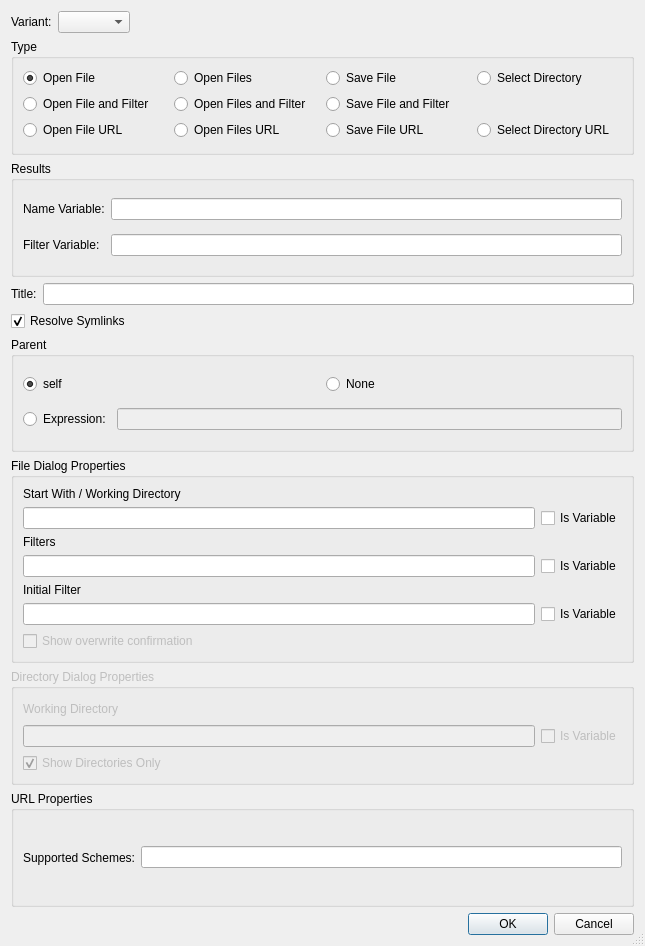
<?xml version="1.0" encoding="UTF-8"?>
<ui version="4.0">
 <class>FileDialogWizardDialog</class>
 <widget class="QDialog" name="FileDialogWizardDialog">
  <property name="geometry">
   <rect>
    <x>0</x>
    <y>0</y>
    <width>645</width>
    <height>946</height>
   </rect>
  </property>
  <property name="windowTitle">
   <string>QFileDialog Wizard</string>
  </property>
  <property name="sizeGripEnabled">
   <bool>true</bool>
  </property>
  <layout class="QVBoxLayout" name="verticalLayout">
   <item>
    <layout class="QHBoxLayout" name="horizontalLayout">
     <item>
      <widget class="QLabel" name="label">
       <property name="text">
        <string>Variant:</string>
       </property>
      </widget>
     </item>
     <item>
      <widget class="QComboBox" name="pyqtComboBox"/>
     </item>
     <item>
      <spacer name="horizontalSpacer">
       <property name="orientation">
        <enum>Qt::Horizontal</enum>
       </property>
       <property name="sizeHint" stdset="0">
        <size>
         <width>40</width>
         <height>20</height>
        </size>
       </property>
      </spacer>
     </item>
    </layout>
   </item>
   <item>
    <widget class="QGroupBox" name="typeGroupBox">
     <property name="title">
      <string>Type</string>
     </property>
     <layout class="QGridLayout" name="gridLayout">
      <item row="0" column="0">
       <widget class="QRadioButton" name="rOpenFile">
        <property name="toolTip">
         <string>Select to create an 'Open File' dialog</string>
        </property>
        <property name="text">
         <string>Open File</string>
        </property>
        <property name="checked">
         <bool>true</bool>
        </property>
       </widget>
      </item>
      <item row="0" column="1">
       <widget class="QRadioButton" name="rOpenFiles">
        <property name="toolTip">
         <string>Select to create an 'Open Files' dialog</string>
        </property>
        <property name="text">
         <string>Open Files</string>
        </property>
       </widget>
      </item>
      <item row="0" column="2">
       <widget class="QRadioButton" name="rSaveFile">
        <property name="toolTip">
         <string>Select to create a 'Save File' dialog</string>
        </property>
        <property name="text">
         <string>Save File</string>
        </property>
       </widget>
      </item>
      <item row="0" column="3">
       <widget class="QRadioButton" name="rDirectory">
        <property name="toolTip">
         <string>Select to create a 'Select Directory' dialog</string>
        </property>
        <property name="text">
         <string>Select Directory</string>
        </property>
       </widget>
      </item>
      <item row="1" column="0">
       <widget class="QRadioButton" name="rfOpenFile">
        <property name="toolTip">
         <string>Select to create an 'Open File' dialog capturing the selected filter</string>
        </property>
        <property name="text">
         <string>Open File and Filter</string>
        </property>
        <property name="checked">
         <bool>false</bool>
        </property>
       </widget>
      </item>
      <item row="1" column="1">
       <widget class="QRadioButton" name="rfOpenFiles">
        <property name="toolTip">
         <string>Select to create an 'Open Files' dialog capturing the selected filter</string>
        </property>
        <property name="text">
         <string>Open Files and Filter</string>
        </property>
       </widget>
      </item>
      <item row="1" column="2">
       <widget class="QRadioButton" name="rfSaveFile">
        <property name="toolTip">
         <string>Select to create a 'Save File' dialog capturing the selected filter</string>
        </property>
        <property name="text">
         <string>Save File and Filter</string>
        </property>
       </widget>
      </item>
      <item row="2" column="0">
       <widget class="QRadioButton" name="rOpenFileUrl">
        <property name="toolTip">
         <string>Select to create an 'Open File' dialog</string>
        </property>
        <property name="text">
         <string>Open File URL</string>
        </property>
        <property name="checked">
         <bool>false</bool>
        </property>
       </widget>
      </item>
      <item row="2" column="1">
       <widget class="QRadioButton" name="rOpenFileUrls">
        <property name="toolTip">
         <string>Select to create an 'Open Files' dialog</string>
        </property>
        <property name="text">
         <string>Open Files URL</string>
        </property>
       </widget>
      </item>
      <item row="2" column="2">
       <widget class="QRadioButton" name="rSaveFileUrl">
        <property name="toolTip">
         <string>Select to create a 'Save File' dialog</string>
        </property>
        <property name="text">
         <string>Save File URL</string>
        </property>
       </widget>
      </item>
      <item row="2" column="3">
       <widget class="QRadioButton" name="rDirectoryUrl">
        <property name="toolTip">
         <string>Select to create a 'Select Directory' dialog</string>
        </property>
        <property name="text">
         <string>Select Directory URL</string>
        </property>
       </widget>
      </item>
     </layout>
    </widget>
   </item>
   <item>
    <widget class="QGroupBox" name="groupBox">
     <property name="title">
      <string>Results</string>
     </property>
     <layout class="QGridLayout" name="gridLayout_4">
      <item row="0" column="0">
       <widget class="QLabel" name="label_2">
        <property name="text">
         <string>Name Variable:</string>
        </property>
       </widget>
      </item>
      <item row="0" column="1">
       <widget class="QLineEdit" name="eNameVariable">
        <property name="toolTip">
         <string>Enter the result variable name</string>
        </property>
        <property name="clearButtonEnabled">
         <bool>false</bool>
        </property>
       </widget>
      </item>
      <item row="1" column="0">
       <widget class="QLabel" name="lFilterVariable">
        <property name="text">
         <string>Filter Variable:</string>
        </property>
       </widget>
      </item>
      <item row="1" column="1">
       <widget class="QLineEdit" name="eFilterVariable">
        <property name="toolTip">
         <string>Enter the name of the filter variable</string>
        </property>
        <property name="clearButtonEnabled">
         <bool>false</bool>
        </property>
       </widget>
      </item>
     </layout>
    </widget>
   </item>
   <item>
    <layout class="QHBoxLayout" name="horizontalLayout_3">
     <item>
      <widget class="QLabel" name="TextLabel1">
       <property name="text">
        <string>Title:</string>
       </property>
      </widget>
     </item>
     <item>
      <widget class="QLineEdit" name="eCaption">
       <property name="toolTip">
        <string>Enter the title text</string>
       </property>
       <property name="clearButtonEnabled">
        <bool>true</bool>
       </property>
      </widget>
     </item>
    </layout>
   </item>
   <item>
    <widget class="QCheckBox" name="cSymlinks">
     <property name="toolTip">
      <string>Check to resolve symbolic links</string>
     </property>
     <property name="text">
      <string>Resolve Symlinks</string>
     </property>
     <property name="checked">
      <bool>true</bool>
     </property>
    </widget>
   </item>
   <item>
    <widget class="QGroupBox" name="parentGroup">
     <property name="title">
      <string>Parent</string>
     </property>
     <layout class="QGridLayout" name="gridLayout_3">
      <item row="0" column="0">
       <widget class="QRadioButton" name="parentSelf">
        <property name="toolTip">
         <string>Select &quot;self&quot; as parent</string>
        </property>
        <property name="text">
         <string>self</string>
        </property>
        <property name="checked">
         <bool>true</bool>
        </property>
       </widget>
      </item>
      <item row="0" column="1">
       <widget class="QRadioButton" name="parentNone">
        <property name="toolTip">
         <string>Select &quot;None&quot; as parent</string>
        </property>
        <property name="text">
         <string>None</string>
        </property>
       </widget>
      </item>
      <item row="1" column="0" colspan="2">
       <layout class="QHBoxLayout" name="horizontalLayout_2">
        <item>
         <widget class="QRadioButton" name="parentOther">
          <property name="toolTip">
           <string>Select to enter a parent expression</string>
          </property>
          <property name="text">
           <string>Expression:</string>
          </property>
         </widget>
        </item>
        <item>
         <widget class="QLineEdit" name="parentEdit">
          <property name="enabled">
           <bool>false</bool>
          </property>
          <property name="toolTip">
           <string>Enter the parent expression</string>
          </property>
          <property name="clearButtonEnabled">
           <bool>true</bool>
          </property>
         </widget>
        </item>
       </layout>
      </item>
     </layout>
    </widget>
   </item>
   <item>
    <widget class="QGroupBox" name="filePropertiesGroup">
     <property name="title">
      <string>File Dialog Properties</string>
     </property>
     <layout class="QGridLayout" name="gridLayout_2">
      <item row="0" column="0" colspan="2">
       <widget class="QLabel" name="TextLabel3">
        <property name="text">
         <string>Start With / Working Directory</string>
        </property>
       </widget>
      </item>
      <item row="1" column="0">
       <widget class="QLineEdit" name="eStartWith">
        <property name="toolTip">
         <string>Enter the working directory or a filename</string>
        </property>
        <property name="clearButtonEnabled">
         <bool>true</bool>
        </property>
       </widget>
      </item>
      <item row="1" column="1">
       <widget class="QCheckBox" name="cStartWith">
        <property name="toolTip">
         <string>Check this if the contents of the edit names a variable or variable function</string>
        </property>
        <property name="text">
         <string>Is Variable</string>
        </property>
       </widget>
      </item>
      <item row="2" column="0" colspan="2">
       <widget class="QLabel" name="TextLabel2">
        <property name="text">
         <string>Filters</string>
        </property>
       </widget>
      </item>
      <item row="3" column="0">
       <widget class="QLineEdit" name="eFilters">
        <property name="toolTip">
         <string>Enter the filter specifications separated by ';;'</string>
        </property>
        <property name="clearButtonEnabled">
         <bool>true</bool>
        </property>
       </widget>
      </item>
      <item row="3" column="1">
       <widget class="QCheckBox" name="cFilters">
        <property name="toolTip">
         <string>Check this if the contents of the edit names a variable or variable function</string>
        </property>
        <property name="text">
         <string>Is Variable</string>
        </property>
       </widget>
      </item>
      <item row="4" column="0" colspan="2">
       <widget class="QLabel" name="lInitialFilter">
        <property name="text">
         <string>Initial Filter</string>
        </property>
       </widget>
      </item>
      <item row="5" column="0">
       <widget class="QLineEdit" name="eInitialFilter">
        <property name="toolTip">
         <string>Enter the initial filter</string>
        </property>
        <property name="clearButtonEnabled">
         <bool>true</bool>
        </property>
       </widget>
      </item>
      <item row="5" column="1">
       <widget class="QCheckBox" name="cInitialFilter">
        <property name="toolTip">
         <string>Check this if the contents of the edit names a variable or variable function</string>
        </property>
        <property name="text">
         <string>Is Variable</string>
        </property>
       </widget>
      </item>
      <item row="6" column="0" colspan="2">
       <widget class="QCheckBox" name="cConfirmOverwrite">
        <property name="enabled">
         <bool>false</bool>
        </property>
        <property name="toolTip">
         <string>Select to show an overwrite confirmation dialog</string>
        </property>
        <property name="text">
         <string>Show overwrite confirmation</string>
        </property>
       </widget>
      </item>
     </layout>
    </widget>
   </item>
   <item>
    <widget class="QGroupBox" name="dirPropertiesGroup">
     <property name="enabled">
      <bool>false</bool>
     </property>
     <property name="title">
      <string>Directory Dialog Properties</string>
     </property>
     <layout class="QGridLayout">
      <item row="1" column="0">
       <widget class="QLineEdit" name="eWorkDir">
        <property name="toolTip">
         <string>Enter the working directory</string>
        </property>
        <property name="clearButtonEnabled">
         <bool>true</bool>
        </property>
       </widget>
      </item>
      <item row="0" column="0" colspan="2">
       <widget class="QLabel" name="TextLabel4">
        <property name="text">
         <string>Working Directory</string>
        </property>
       </widget>
      </item>
      <item row="1" column="1">
       <widget class="QCheckBox" name="cWorkDir">
        <property name="toolTip">
         <string>Check this if the contents of the edit names a variable or variable function</string>
        </property>
        <property name="text">
         <string>Is Variable</string>
        </property>
       </widget>
      </item>
      <item row="2" column="0" colspan="2">
       <widget class="QCheckBox" name="cDirOnly">
        <property name="toolTip">
         <string>Check to display directories only</string>
        </property>
        <property name="text">
         <string>Show Directories Only</string>
        </property>
        <property name="checked">
         <bool>true</bool>
        </property>
       </widget>
      </item>
     </layout>
    </widget>
   </item>
   <item>
    <widget class="QGroupBox" name="urlPropertiesGroup">
     <property name="title">
      <string>URL Properties</string>
     </property>
     <layout class="QHBoxLayout" name="horizontalLayout_4">
      <item>
       <widget class="QLabel" name="label_3">
        <property name="text">
         <string>Supported Schemes:</string>
        </property>
       </widget>
      </item>
      <item>
       <widget class="QLineEdit" name="schemesEdit">
        <property name="toolTip">
         <string>Enter the list of supported schemes separated by spaces</string>
        </property>
        <property name="clearButtonEnabled">
         <bool>true</bool>
        </property>
       </widget>
      </item>
     </layout>
    </widget>
   </item>
   <item>
    <widget class="QDialogButtonBox" name="buttonBox">
     <property name="orientation">
      <enum>Qt::Horizontal</enum>
     </property>
     <property name="standardButtons">
      <set>QDialogButtonBox::Cancel|QDialogButtonBox::Ok</set>
     </property>
    </widget>
   </item>
  </layout>
 </widget>
 <pixmapfunction>qPixmapFromMimeSource</pixmapfunction>
 <tabstops>
  <tabstop>pyqtComboBox</tabstop>
  <tabstop>rOpenFile</tabstop>
  <tabstop>rOpenFiles</tabstop>
  <tabstop>rSaveFile</tabstop>
  <tabstop>rDirectory</tabstop>
  <tabstop>rfOpenFile</tabstop>
  <tabstop>rfOpenFiles</tabstop>
  <tabstop>rfSaveFile</tabstop>
  <tabstop>rOpenFileUrl</tabstop>
  <tabstop>rOpenFileUrls</tabstop>
  <tabstop>rSaveFileUrl</tabstop>
  <tabstop>rDirectoryUrl</tabstop>
  <tabstop>eNameVariable</tabstop>
  <tabstop>eFilterVariable</tabstop>
  <tabstop>eCaption</tabstop>
  <tabstop>cSymlinks</tabstop>
  <tabstop>parentSelf</tabstop>
  <tabstop>parentNone</tabstop>
  <tabstop>parentOther</tabstop>
  <tabstop>parentEdit</tabstop>
  <tabstop>eStartWith</tabstop>
  <tabstop>cStartWith</tabstop>
  <tabstop>eFilters</tabstop>
  <tabstop>cFilters</tabstop>
  <tabstop>eInitialFilter</tabstop>
  <tabstop>cInitialFilter</tabstop>
  <tabstop>cConfirmOverwrite</tabstop>
  <tabstop>eWorkDir</tabstop>
  <tabstop>cWorkDir</tabstop>
  <tabstop>cDirOnly</tabstop>
  <tabstop>schemesEdit</tabstop>
 </tabstops>
 <resources/>
 <connections>
  <connection>
   <sender>buttonBox</sender>
   <signal>accepted()</signal>
   <receiver>FileDialogWizardDialog</receiver>
   <slot>accept()</slot>
   <hints>
    <hint type="sourcelabel">
     <x>29</x>
     <y>615</y>
    </hint>
    <hint type="destinationlabel">
     <x>24</x>
     <y>488</y>
    </hint>
   </hints>
  </connection>
  <connection>
   <sender>buttonBox</sender>
   <signal>rejected()</signal>
   <receiver>FileDialogWizardDialog</receiver>
   <slot>reject()</slot>
   <hints>
    <hint type="sourcelabel">
     <x>128</x>
     <y>615</y>
    </hint>
    <hint type="destinationlabel">
     <x>124</x>
     <y>485</y>
    </hint>
   </hints>
  </connection>
  <connection>
   <sender>parentOther</sender>
   <signal>toggled(bool)</signal>
   <receiver>parentEdit</receiver>
   <slot>setEnabled(bool)</slot>
   <hints>
    <hint type="sourcelabel">
     <x>70</x>
     <y>260</y>
    </hint>
    <hint type="destinationlabel">
     <x>141</x>
     <y>260</y>
    </hint>
   </hints>
  </connection>
 </connections>
</ui>
